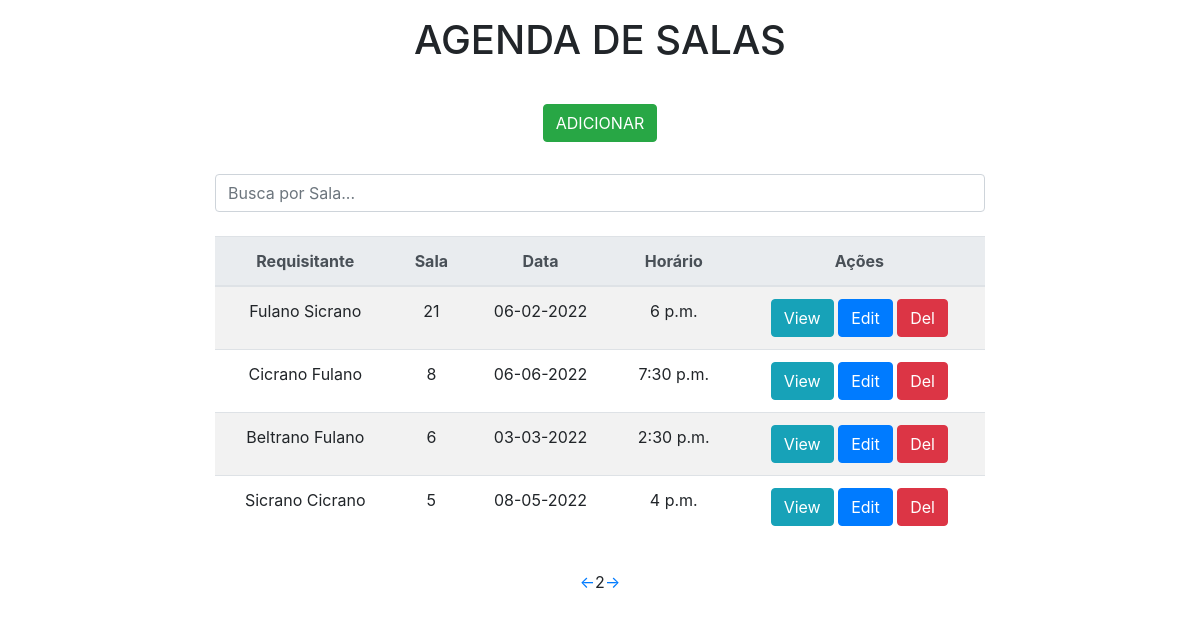
Screenshot of /?page=2 with the database file from the repository.
### appWeb/models.py (models this page shows)
class Reservas(models.Model):
    Req_nome = models.CharField(max_length=30)
    Mat_nro = models.IntegerField()
    Curso_nome = models.CharField(max_length=30)
    Sala_nro = models.IntegerField()
    Data = models.DateField()
    Horario = models.TimeField()

### appWeb/views.py (the view)
# urls.py: 2. Add a URL to urlpatterns:  path('', views.home, name='home')
def home(request):
    data = {}
    search = request.GET.get('search')
    if search:
        data['db'] = Reservas.objects.filter(Sala_nro__icontains=search)
    else:
        qry_data = Reservas.objects.get_queryset().order_by('id')  # Garante que o DB fornece um registro de cada vez, ordenado por Id
        paginator = Paginator(qry_data, 4)  # Exibe 4 registros do DB por página
        pages = request.GET.get('page')  # Captura qual é a página (page) selecionada no index.html pelo usuário
        data['db'] = paginator.get_page(pages)
    return render(request, 'index.html', data)

### appWeb/templates/index.html (shortened to what this page needs)
<!DOCTYPE html>
<html lang="pt-br">
<head>
    <link rel="stylesheet" href="https://stackpath.bootstrapcdn.com/bootstrap/4.1.3/css/bootstrap.min.css">
</head>
<body>
    <div class="col-8 m-auto pt-3 pb-3 text-center">
        <h1>AGENDA DE SALAS</h1>
    </div>
    <div class="col-8 m-auto pt-3 pb-3 text-center">
        <a href="/form" class="btn btn-success">ADICIONAR</a>
    </div>
    <div class="col-8 m-auto pt-3 pb-2 text-center">
        <form method="get">
            <input type="text" id="search" name="search" class="form-control" placeholder="Busca por Sala...">
        </form>
    </div>
    <div class="col-8 m-auto pt-3 pb-3 text-center">
        <table class="table table-striped">
          <thead class="thead-light">
            <tr>
              <th scope="col">Requisitante</th>
              <th scope="col">Sala</th>
              <th scope="col">Data</th>
              <th scope="col">Horário</th>
              <th scope="col">Ações</th>
            </tr>
          </thead>
          <tbody>
            {% for dbs in db %}
            <tr>
                <td>{{dbs.Req_nome}}</td>
                <td>{{dbs.Sala_nro}}</td>
                <td>{{dbs.Data|date:'d-m-Y'}}</td>
                <td>{{dbs.Horario}}</td>
                <td>
                    <a href="/view/{{dbs.id}}" class="btn btn-info" >View</a>
                    <a href="/edit/{{dbs.id}}" class="btn btn-primary">Edit</a>
                    <a href="/delete/{{dbs.id}}" class="btn btn-danger btnDel">Del</a>
                </td>
            </tr>
                {% endfor %}
          </tbody>
        </table>
    </div>
    <div class="row d-flex justify-content-center">
        <div class="pagination" >
            {% if db.has_previous %}
                <a href="?page={{db.previous_page_number}}"> <- </a>
            {% endif %}
            {{db.number}} <! mostra o número da página atual >
            {% if db.has_next %}
                <a href="?page={{db.next_page_number}}"> -> </a>
            {% endif %}
        </div>
    </div>
    {% load static %}
</body>
</html>

### rows the page displays
Reservas: Req_nome "Fulano Sicrano", Sala_nro "21", Data "06-02-2022", Horario "6 p.m."
Reservas: Req_nome "Cicrano Fulano", Sala_nro "8", Data "06-06-2022", Horario "7:30 p.m."
Reservas: Req_nome "Beltrano Fulano", Sala_nro "6", Data "03-03-2022", Horario "2:30 p.m."
Reservas: Req_nome "Sicrano Cicrano", Sala_nro "5", Data "08-05-2022", Horario "4 p.m."

### other values shown
{{ db.number }} "2"
